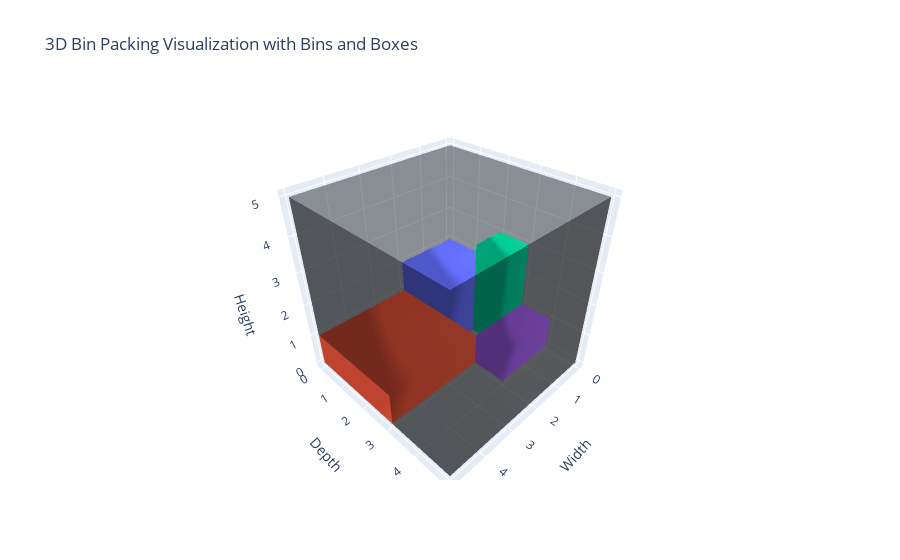
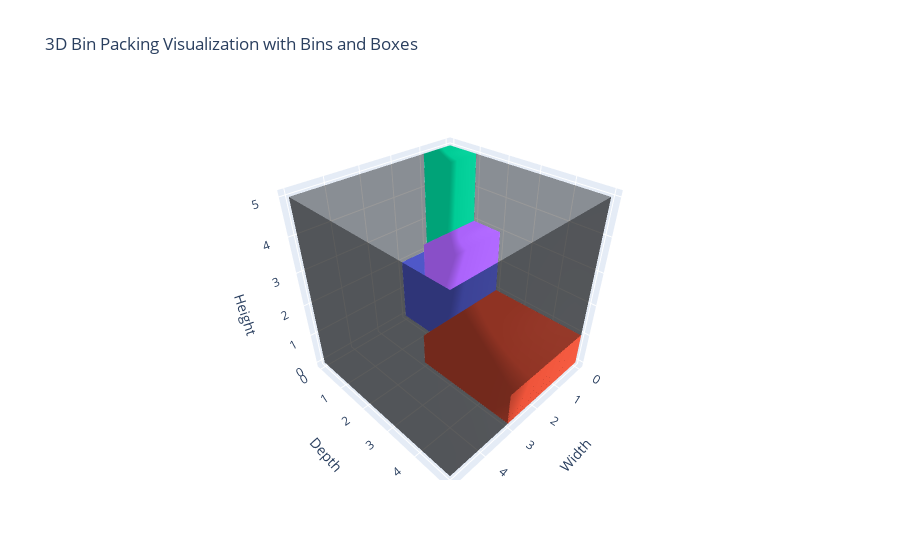
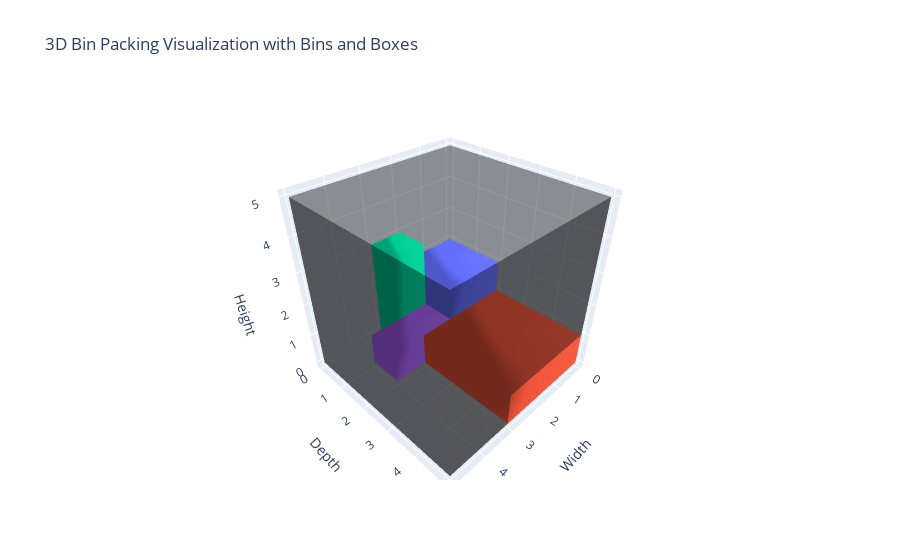
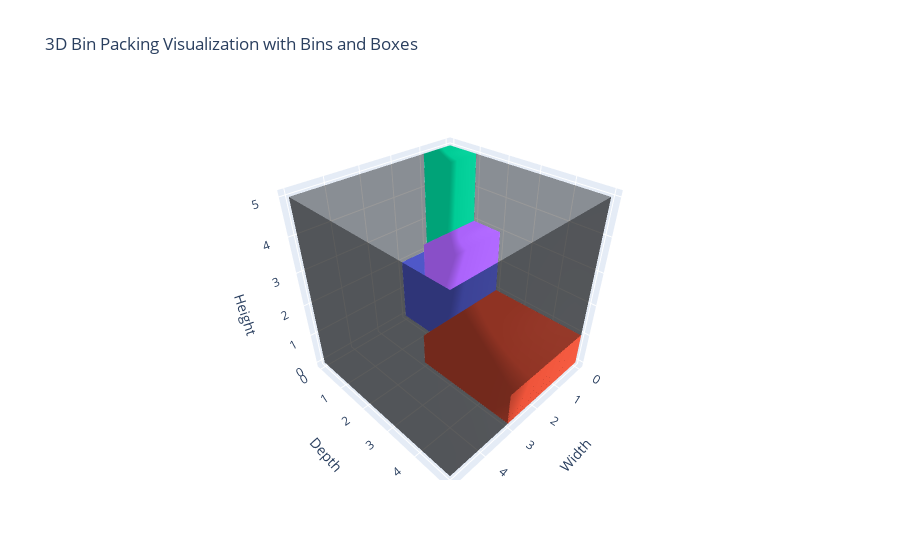

The notebook cell these images were saved under, in order:
### Code cell
# Example setup
boxes = [
    Box(2, 2, 2),
    Box(3, 3, 1),
    Box(1, 1, 3),
    Box(2, 1, 1),
]
bin_size = (5, 5, 5)

# Deepest-bottom-leftmost (DBL)
print("=== Deepest-Bottom-Leftmost (DBL) ===")
bins_dbl = pack_boxes_into_bins(boxes, bin_size, strategy="DBL")
plot_bins(bins_dbl)
for i, bin in enumerate(bins_dbl):
    print(f"Bin {i+1}: {bin}")

# Maximum Contact (MC)
print("\n=== Maximum Contact (MC) ===")
bins_mc = pack_boxes_into_bins(boxes, bin_size, strategy="MC")
plot_bins(bins_mc)
for i, bin in enumerate(bins_mc):
    print(f"Bin {i+1}: {bin}")

# Smallest Extrusion (SE)
print("\n=== Smallest Extrusion (SE) ===")
bins_se = pack_boxes_into_bins(boxes, bin_size, strategy="SE")
plot_bins(bins_se)
for i, bin in enumerate(bins_se):
    print(f"Bin {i+1}: {bin}")

# Neighbour Score (NS)
print("\n=== Neighbour Score (NS) ===")
bins_ns = pack_boxes_into_bins(boxes, bin_size, strategy="NS")
plot_bins(bins_ns)
for i, bin in enumerate(bins_ns):
    print(f"Bin {i+1}: {bin}")

### Figure 1 — Plotly figure (JSON) as saved in the notebook; plotly's stock layout.template omitted (floating-point values rounded to 4 significant figures)
{"data": [{"color": "black", "i": [0, 0, 1, 1, 2, 2, 3, 3, 0, 0], "j": [1, 5, 2, 6, 3, 7, 0, 4, 1, 2], "k": [5, 4, 6, 5, 7, 6, 4, 7, 2, 3], "name": "Bin 1", "opacity": 0.4, "type": "mesh3d", "x": [0, 5, 5, 0, 0, 5, 5, 0], "y": [0, 0, 5, 5, 0, 0, 5, 5], "z": [0, 0, 0, 0, 5, 5, 5, 5]}, {"color": "#636EFA", "i": [0, 0, 1, 1, 2, 2, 3, 3, 0, 0, 4, 4], "j": [1, 5, 2, 6, 3, 7, 0, 4, 1, 2, 5, 6], "k": [5, 4, 6, 5, 7, 6, 4, 7, 2, 3, 6, 7], "name": "Bin 1, Box 1", "opacity": 1, "type": "mesh3d", "x": [0, 2, 2, 0, 0, 2, 2, 0], "y": [0, 0, 2, 2, 0, 0, 2, 2], "z": [0, 0, 0, 0, 2, 2, 2, 2]}, {"color": "#EF553B", "i": [0, 0, 1, 1, 2, 2, 3, 3, 0, 0, 4, 4], "j": [1, 5, 2, 6, 3, 7, 0, 4, 1, 2, 5, 6], "k": [5, 4, 6, 5, 7, 6, 4, 7, 2, 3, 6, 7], "name": "Bin 1, Box 2", "opacity": 1, "type": "mesh3d", "x": [2, 5, 5, 2, 2, 5, 5, 2], "y": [0, 0, 3, 3, 0, 0, 3, 3], "z": [0, 0, 0, 0, 1, 1, 1, 1]}, {"color": "#00CC96", "i": [0, 0, 1, 1, 2, 2, 3, 3, 0, 0, 4, 4], "j": [1, 5, 2, 6, 3, 7, 0, 4, 1, 2, 5, 6], "k": [5, 4, 6, 5, 7, 6, 4, 7, 2, 3, 6, 7], "name": "Bin 1, Box 3", "opacity": 1, "type": "mesh3d", "x": [0, 1, 1, 0, 0, 1, 1, 0], "y": [2, 2, 3, 3, 2, 2, 3, 3], "z": [0, 0, 0, 0, 3, 3, 3, 3]}, {"color": "#AB63FA", "i": [0, 0, 1, 1, 2, 2, 3, 3, 0, 0, 4, 4], "j": [1, 5, 2, 6, 3, 7, 0, 4, 1, 2, 5, 6], "k": [5, 4, 6, 5, 7, 6, 4, 7, 2, 3, 6, 7], "name": "Bin 1, Box 4", "opacity": 1, "type": "mesh3d", "x": [0, 2, 2, 0, 0, 2, 2, 0], "y": [3, 3, 4, 4, 3, 3, 4, 4], "z": [0, 0, 0, 0, 1, 1, 1, 1]}], "layout": {"scene": {"xaxis": {"title": {"text": "Width"}}, "yaxis": {"title": {"text": "Depth"}}, "zaxis": {"title": {"text": "Height"}}}, "showlegend": true, "title": {"text": "3D Bin Packing Visualization with Bins and Boxes"}}}

### Figure 2 — Plotly figure (JSON) as saved in the notebook; plotly's stock layout.template omitted (floating-point values rounded to 4 significant figures)
{"data": [{"color": "black", "i": [0, 0, 1, 1, 2, 2, 3, 3, 0, 0], "j": [1, 5, 2, 6, 3, 7, 0, 4, 1, 2], "k": [5, 4, 6, 5, 7, 6, 4, 7, 2, 3], "name": "Bin 1", "opacity": 0.4, "type": "mesh3d", "x": [0, 5, 5, 0, 0, 5, 5, 0], "y": [0, 0, 5, 5, 0, 0, 5, 5], "z": [0, 0, 0, 0, 5, 5, 5, 5]}, {"color": "#636EFA", "i": [0, 0, 1, 1, 2, 2, 3, 3, 0, 0, 4, 4], "j": [1, 5, 2, 6, 3, 7, 0, 4, 1, 2, 5, 6], "k": [5, 4, 6, 5, 7, 6, 4, 7, 2, 3, 6, 7], "name": "Bin 1, Box 1", "opacity": 1, "type": "mesh3d", "x": [0, 2, 2, 0, 0, 2, 2, 0], "y": [0, 0, 2, 2, 0, 0, 2, 2], "z": [0, 0, 0, 0, 2, 2, 2, 2]}, {"color": "#EF553B", "i": [0, 0, 1, 1, 2, 2, 3, 3, 0, 0, 4, 4], "j": [1, 5, 2, 6, 3, 7, 0, 4, 1, 2, 5, 6], "k": [5, 4, 6, 5, 7, 6, 4, 7, 2, 3, 6, 7], "name": "Bin 1, Box 2", "opacity": 1, "type": "mesh3d", "x": [0, 3, 3, 0, 0, 3, 3, 0], "y": [2, 2, 5, 5, 2, 2, 5, 5], "z": [0, 0, 0, 0, 1, 1, 1, 1]}, {"color": "#00CC96", "i": [0, 0, 1, 1, 2, 2, 3, 3, 0, 0, 4, 4], "j": [1, 5, 2, 6, 3, 7, 0, 4, 1, 2, 5, 6], "k": [5, 4, 6, 5, 7, 6, 4, 7, 2, 3, 6, 7], "name": "Bin 1, Box 3", "opacity": 1, "type": "mesh3d", "x": [0, 1, 1, 0, 0, 1, 1, 0], "y": [0, 0, 1, 1, 0, 0, 1, 1], "z": [2, 2, 2, 2, 5, 5, 5, 5]}, {"color": "#AB63FA", "i": [0, 0, 1, 1, 2, 2, 3, 3, 0, 0, 4, 4], "j": [1, 5, 2, 6, 3, 7, 0, 4, 1, 2, 5, 6], "k": [5, 4, 6, 5, 7, 6, 4, 7, 2, 3, 6, 7], "name": "Bin 1, Box 4", "opacity": 1, "type": "mesh3d", "x": [0, 2, 2, 0, 0, 2, 2, 0], "y": [1, 1, 2, 2, 1, 1, 2, 2], "z": [2, 2, 2, 2, 3, 3, 3, 3]}], "layout": {"scene": {"xaxis": {"title": {"text": "Width"}}, "yaxis": {"title": {"text": "Depth"}}, "zaxis": {"title": {"text": "Height"}}}, "showlegend": true, "title": {"text": "3D Bin Packing Visualization with Bins and Boxes"}}}

### Figure 3 — Plotly figure (JSON) as saved in the notebook; plotly's stock layout.template omitted (floating-point values rounded to 4 significant figures)
{"data": [{"color": "black", "i": [0, 0, 1, 1, 2, 2, 3, 3, 0, 0], "j": [1, 5, 2, 6, 3, 7, 0, 4, 1, 2], "k": [5, 4, 6, 5, 7, 6, 4, 7, 2, 3], "name": "Bin 1", "opacity": 0.4, "type": "mesh3d", "x": [0, 5, 5, 0, 0, 5, 5, 0], "y": [0, 0, 5, 5, 0, 0, 5, 5], "z": [0, 0, 0, 0, 5, 5, 5, 5]}, {"color": "#636EFA", "i": [0, 0, 1, 1, 2, 2, 3, 3, 0, 0, 4, 4], "j": [1, 5, 2, 6, 3, 7, 0, 4, 1, 2, 5, 6], "k": [5, 4, 6, 5, 7, 6, 4, 7, 2, 3, 6, 7], "name": "Bin 1, Box 1", "opacity": 1, "type": "mesh3d", "x": [0, 2, 2, 0, 0, 2, 2, 0], "y": [0, 0, 2, 2, 0, 0, 2, 2], "z": [0, 0, 0, 0, 2, 2, 2, 2]}, {"color": "#EF553B", "i": [0, 0, 1, 1, 2, 2, 3, 3, 0, 0, 4, 4], "j": [1, 5, 2, 6, 3, 7, 0, 4, 1, 2, 5, 6], "k": [5, 4, 6, 5, 7, 6, 4, 7, 2, 3, 6, 7], "name": "Bin 1, Box 2", "opacity": 1, "type": "mesh3d", "x": [0, 3, 3, 0, 0, 3, 3, 0], "y": [2, 2, 5, 5, 2, 2, 5, 5], "z": [0, 0, 0, 0, 1, 1, 1, 1]}, {"color": "#00CC96", "i": [0, 0, 1, 1, 2, 2, 3, 3, 0, 0, 4, 4], "j": [1, 5, 2, 6, 3, 7, 0, 4, 1, 2, 5, 6], "k": [5, 4, 6, 5, 7, 6, 4, 7, 2, 3, 6, 7], "name": "Bin 1, Box 3", "opacity": 1, "type": "mesh3d", "x": [2, 3, 3, 2, 2, 3, 3, 2], "y": [0, 0, 1, 1, 0, 0, 1, 1], "z": [0, 0, 0, 0, 3, 3, 3, 3]}, {"color": "#AB63FA", "i": [0, 0, 1, 1, 2, 2, 3, 3, 0, 0, 4, 4], "j": [1, 5, 2, 6, 3, 7, 0, 4, 1, 2, 5, 6], "k": [5, 4, 6, 5, 7, 6, 4, 7, 2, 3, 6, 7], "name": "Bin 1, Box 4", "opacity": 1, "type": "mesh3d", "x": [2, 4, 4, 2, 2, 4, 4, 2], "y": [1, 1, 2, 2, 1, 1, 2, 2], "z": [0, 0, 0, 0, 1, 1, 1, 1]}], "layout": {"scene": {"xaxis": {"title": {"text": "Width"}}, "yaxis": {"title": {"text": "Depth"}}, "zaxis": {"title": {"text": "Height"}}}, "showlegend": true, "title": {"text": "3D Bin Packing Visualization with Bins and Boxes"}}}

### Figure 4 — Plotly figure (JSON) as saved in the notebook; plotly's stock layout.template omitted (floating-point values rounded to 4 significant figures)
{"data": [{"color": "black", "i": [0, 0, 1, 1, 2, 2, 3, 3, 0, 0], "j": [1, 5, 2, 6, 3, 7, 0, 4, 1, 2], "k": [5, 4, 6, 5, 7, 6, 4, 7, 2, 3], "name": "Bin 1", "opacity": 0.4, "type": "mesh3d", "x": [0, 5, 5, 0, 0, 5, 5, 0], "y": [0, 0, 5, 5, 0, 0, 5, 5], "z": [0, 0, 0, 0, 5, 5, 5, 5]}, {"color": "#636EFA", "i": [0, 0, 1, 1, 2, 2, 3, 3, 0, 0, 4, 4], "j": [1, 5, 2, 6, 3, 7, 0, 4, 1, 2, 5, 6], "k": [5, 4, 6, 5, 7, 6, 4, 7, 2, 3, 6, 7], "name": "Bin 1, Box 1", "opacity": 1, "type": "mesh3d", "x": [0, 2, 2, 0, 0, 2, 2, 0], "y": [0, 0, 2, 2, 0, 0, 2, 2], "z": [0, 0, 0, 0, 2, 2, 2, 2]}, {"color": "#EF553B", "i": [0, 0, 1, 1, 2, 2, 3, 3, 0, 0, 4, 4], "j": [1, 5, 2, 6, 3, 7, 0, 4, 1, 2, 5, 6], "k": [5, 4, 6, 5, 7, 6, 4, 7, 2, 3, 6, 7], "name": "Bin 1, Box 2", "opacity": 1, "type": "mesh3d", "x": [0, 3, 3, 0, 0, 3, 3, 0], "y": [2, 2, 5, 5, 2, 2, 5, 5], "z": [0, 0, 0, 0, 1, 1, 1, 1]}, {"color": "#00CC96", "i": [0, 0, 1, 1, 2, 2, 3, 3, 0, 0, 4, 4], "j": [1, 5, 2, 6, 3, 7, 0, 4, 1, 2, 5, 6], "k": [5, 4, 6, 5, 7, 6, 4, 7, 2, 3, 6, 7], "name": "Bin 1, Box 3", "opacity": 1, "type": "mesh3d", "x": [0, 1, 1, 0, 0, 1, 1, 0], "y": [0, 0, 1, 1, 0, 0, 1, 1], "z": [2, 2, 2, 2, 5, 5, 5, 5]}, {"color": "#AB63FA", "i": [0, 0, 1, 1, 2, 2, 3, 3, 0, 0, 4, 4], "j": [1, 5, 2, 6, 3, 7, 0, 4, 1, 2, 5, 6], "k": [5, 4, 6, 5, 7, 6, 4, 7, 2, 3, 6, 7], "name": "Bin 1, Box 4", "opacity": 1, "type": "mesh3d", "x": [0, 2, 2, 0, 0, 2, 2, 0], "y": [1, 1, 2, 2, 1, 1, 2, 2], "z": [2, 2, 2, 2, 3, 3, 3, 3]}], "layout": {"scene": {"xaxis": {"title": {"text": "Width"}}, "yaxis": {"title": {"text": "Depth"}}, "zaxis": {"title": {"text": "Height"}}}, "showlegend": true, "title": {"text": "3D Bin Packing Visualization with Bins and Boxes"}}}
